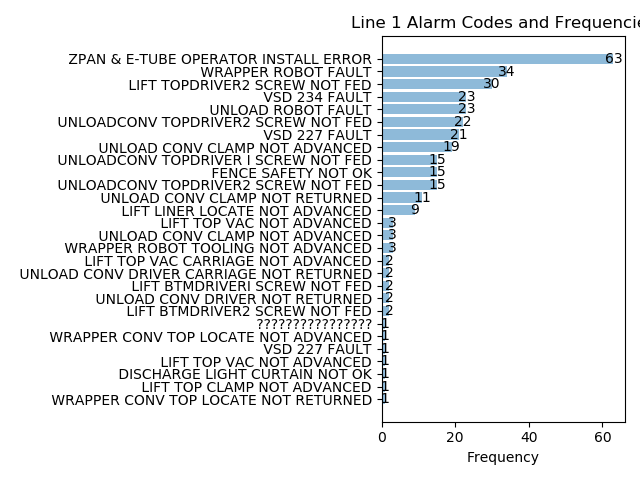

This figure's Python source:
import pandas as pd
import numpy as np
from datetime import datetime
import matplotlib.pyplot as plt

line1df = pd.read_csv('line1.csv')
line2df = pd.read_csv('line2.csv')
line4df = pd.read_csv('line4.csv')
listofdfs = [line1df, line2df, line4df]

def process(line1df):
    def secondspace(x):
        return x.index(' ',x.index(' ')+1)


    line1df['Date'] = pd.to_datetime(line1df['Date'])
    line1df = line1df.sort_values(by = 'Date',ascending = True)
    line1df['AlarmNumber'] = line1df.Code.apply(lambda x: x[:secondspace(x)])

    alarmnumbers = line1df['AlarmNumber'].value_counts().keys().to_list()
    counts = line1df['AlarmNumber'].value_counts().to_list()
    longcode = []
    for num in alarmnumbers:
        for row in line1df['Code']:
            if num in row:
                longcode.append(row[secondspace(row):])
                break

    sumdf = pd.DataFrame(list(zip(longcode,alarmnumbers,counts)),columns = ['longcode','alarmnumbers','counts'])
    return sumdf

numlist = [1,2,4]
j = 0
for i in listofdfs:
    sumdf = process(i)
    sumdf = sumdf.sort_values(by = 'counts',ascending = True)
    y_pos = np.arange(len(sumdf['longcode']))
    yeet = plt.barh(y_pos,sumdf['counts'],align = 'center', alpha = 0.5)
    plt.yticks(y_pos,sumdf['longcode'])
    plt.xlabel('Frequency')
    plt.title('Line ' + str(numlist[j]) + ' Alarm Codes and Frequencies')
    plt.tight_layout()

    #add values
    labels = sumdf['counts']
    for label, rect in zip(labels,yeet.patches):
        width  = rect.get_width()
        yloc = rect.get_y() + rect.get_height() / 2
        plt.annotate(label,xy = (width,yloc),xytext=(0,5),textcoords='offset points',ha = 'center',va = 'top')
    plt.savefig('line' + str(numlist[j]) + '.png')
    plt.clf()
    j+=1
